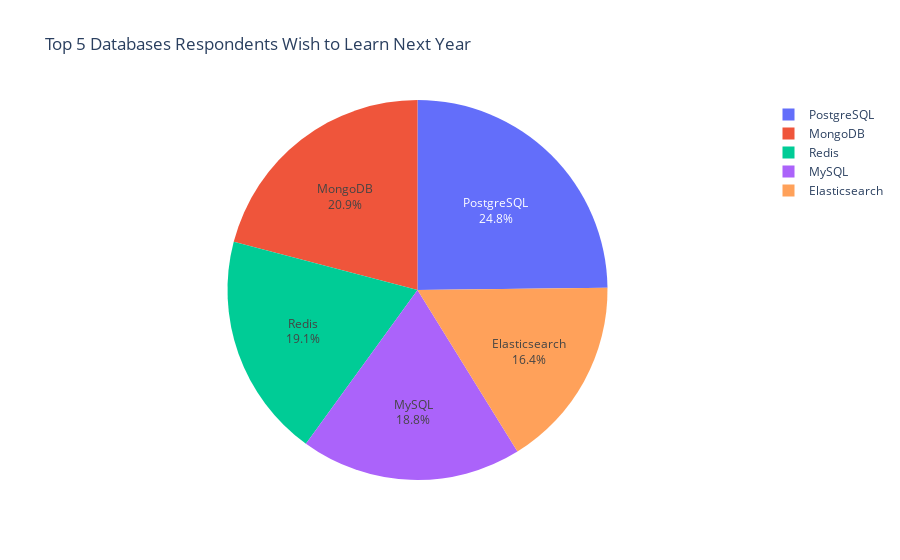

Notebook cell for this chart:
### Markdown cell above
Create a pie chart of the top 5 databases that respondents wish to learn next year. Label the pie chart with database names. Display percentages of each database on the pie chart.

### Code cell
# your code goes here
import plotly.express as px

QUERY5 = """
SELECT DatabaseDesireNextYear, COUNT(*) AS Count
FROM DatabaseDesireNextYear
GROUP BY DatabaseDesireNextYear
ORDER BY Count DESC
LIMIT 5
"""
df_top_databases = pd.read_sql_query(QUERY5, conn)

fig = px.pie(df_top_databases, values='Count', names='DatabaseDesireNextYear', title='Top 5 Databases Respondents Wish to Learn Next Year')

fig.update_traces(textposition='inside', textinfo='percent+label')

fig.show()

### Figure 1 — Plotly figure (JSON) as saved in the notebook; plotly's stock layout.template omitted (floating-point values rounded to 4 significant figures)
{"data": [{"domain": {"x": [0, 1], "y": [0, 1]}, "hovertemplate": "DatabaseDesireNextYear=%{label}<br>Count=%{value}<extra></extra>", "labels": ["PostgreSQL", "MongoDB", "Redis", "MySQL", "Elasticsearch"], "legendgroup": "", "name": "", "showlegend": true, "textinfo": "percent+label", "textposition": "inside", "type": "pie", "values": [4328, 3649, 3331, 3281, 2856]}], "layout": {"autosize": true, "legend": {"tracegroupgap": 0}, "title": {"text": "Top 5 Databases Respondents Wish to Learn Next Year"}}}
